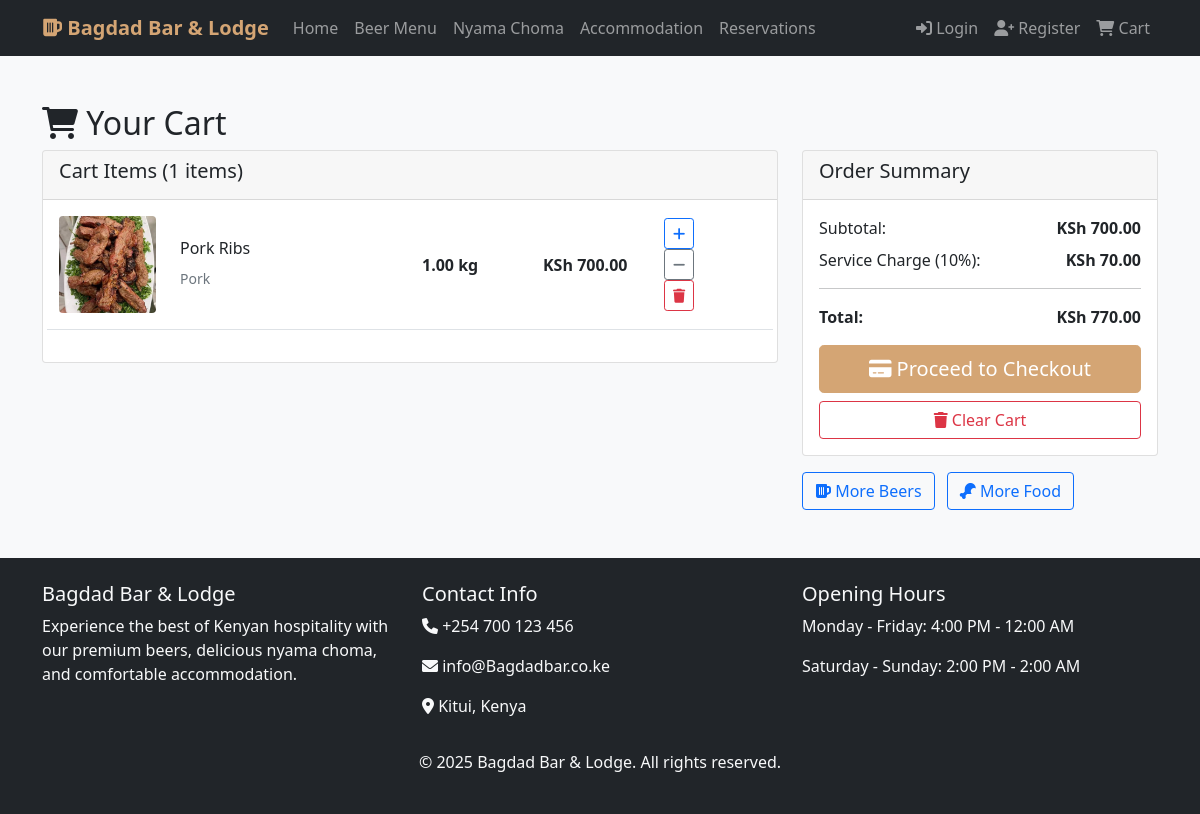
Screenshot of /orders/cart/ with the database file from the repository.
### orders/models.py (models this page shows, shortened)
class CartItem(models.Model):
    cart = models.ForeignKey(Cart, related_name='items', on_delete=models.CASCADE)
    beer = models.ForeignKey(Beer, null=True, blank=True, on_delete=models.CASCADE)
    nyama_choma = models.ForeignKey(NyamaChoma, null=True, blank=True, on_delete=models.CASCADE)
    quantity = models.IntegerField(default=1)
    weight_kg = models.DecimalField(max_digits=5, decimal_places=2, null=True, blank=True)
    notes = models.TextField(blank=True)
    created_at = models.DateTimeField(auto_now_add=True)
    def get_item_name(self):
        if self.beer:
            return f"{self.beer.brand} {self.beer.name}"
        elif self.nyama_choma:
            return self.nyama_choma.name
        return "Unknown Item"
    def get_total_price(self):
        if self.beer:
            return self.beer.price * self.quantity
        elif self.nyama_choma:
            return self.nyama_choma.price_per_kg * (self.weight_kg or Decimal('0'))
        return Decimal('0')

### bar_app/models.py (models this page shows, shortened)
class NyamaChoma(models.Model):
    MEAT_TYPES = [
        ('beef', 'Beef'),
        ('goat', 'Goat'),
        ('chicken', 'Chicken'),
        ('pork', 'Pork'),
        ('fish', 'Fish'),
        ('mutton', 'Mutton'),
    ]
    name = models.CharField(max_length=100)
    meat_type = models.CharField(max_length=20, choices=MEAT_TYPES)
    price_per_kg = models.DecimalField(max_digits=8, decimal_places=2)
    description = models.TextField()
    image = models.ImageField(upload_to='nyama_choma/', blank=True)
    available = models.BooleanField(default=True)
    spice_level = models.IntegerField(choices=[(i, i) for i in range(1, 6)], default=3)
    class Meta:
        ordering = ['name']

### orders/views.py (the view)
# urls.py: path('cart/', views.view_cart, name='view_cart'),
def view_cart(request):
    cart = get_or_create_cart(request)
    cart_items = cart.items.all()
    subtotal = cart.get_total_price()
    service_charge = subtotal * Decimal('0.1')  # 10% service charge using Decimal
    total_price = subtotal + service_charge
    context = {
        'cart': cart,
        'cart_items': cart_items,
        'subtotal': subtotal,
        'service_charge': service_charge,
        'total_price': total_price,
        'total_items': cart.get_total_items(),
    }
    return render(request, 'orders/cart.html', context)

### orders/models.py (called while the page is built)
    def get_total_price(self):
        total = Decimal('0')
        for item in self.items.all():
            total += item.get_total_price()
        return total

    def get_total_items(self):
        return sum(item.quantity for item in self.items.all())

### orders/views.py (called while the page is built)
def get_or_create_cart(request):
    if request.user.is_authenticated:
        cart, created = Cart.objects.get_or_create(user=request.user)
    else:
        if not request.session.session_key:
            request.session.create()
        cart, created = Cart.objects.get_or_create(session_key=request.session.session_key)
    return cart

### templates/orders/cart.html (shortened to what this page needs)
{% extends 'base.html' %}
{% block content %}
<div class="container my-5">
    <h2><i class="fas fa-shopping-cart"></i> Your Cart</h2>
    {% if cart_items %}
        <div class="row">
            <div class="col-md-8">
                <div class="card">
                    <div class="card-header">
                        <h5>Cart Items ({{ total_items }} items)</h5>
                    </div>
                    <div class="card-body">
                        {% for item in cart_items %}
                        <div class="row align-items-center mb-3 pb-3 border-bottom">
                            <div class="col-md-2">
                                {% if item.beer and item.beer.image %}
                                    <img src="{{ item.beer.image.url }}" class="img-fluid rounded" alt="{{ item.get_item_name }}">
                                {% elif item.nyama_choma and item.nyama_choma.image %}
                                    <img src="{{ item.nyama_choma.image.url }}" class="img-fluid rounded" alt="{{ item.get_item_name }}">
                                {% else %}
                                    <div class="bg-light rounded d-flex align-items-center justify-content-center" style="height: 60px;">
                                        <i class="fas fa-{% if item.beer %}beer{% else %}drumstick-bite{% endif %} fa-2x text-muted"></i>
                                    </div>
                                {% endif %}
                            </div>
                            <div class="col-md-4">
                                <h6>{{ item.get_item_name }}</h6>
                                {% if item.beer %}
                                    <small class="text-muted">{{ item.beer.get_beer_type_display }} • {{ item.beer.alcohol_content }}% ABV</small>
                                {% elif item.nyama_choma %}
                                    <small class="text-muted">{{ item.nyama_choma.get_meat_type_display }}</small>
                                {% endif %}
                            </div>
                            <div class="col-md-2">
                                {% if item.beer %}
                                    <strong>{{ item.quantity }} pcs</strong>
                                {% elif item.nyama_choma %}
                                    <strong>{{ item.weight_kg }} kg</strong>
                                {% endif %}
                            </div>
                            <div class="col-md-2">
                                <strong>KSh {{ item.get_total_price|floatformat:2 }}</strong>
                            </div>
                            <div class="col-md-2">
                                <div class="btn-group-vertical btn-group-sm">
                                    <form method="post" action="{% url 'orders:update_cart_item' item.id %}" class="d-inline">
                                        <button type="submit" class="btn btn-outline-primary btn-sm">
                                            <i class="fas fa-plus"></i>
                                        </button>
                                    </form>
                                    <form method="post" action="{% url 'orders:update_cart_item' item.id %}" class="d-inline">
                                        <button type="submit" class="btn btn-outline-secondary btn-sm">
                                            <i class="fas fa-minus"></i>
                                        </button>
                                    </form>
                                    <form method="post" action="{% url 'orders:update_cart_item' item.id %}" class="d-inline">
                                        <button type="submit" class="btn btn-outline-danger btn-sm" onclick="return confirm('Remove this item?')">
                                            <i class="fas fa-trash"></i>
                                        </button>
                                    </form>
                                </div>
                            </div>
                        </div>
                        {% endfor %}
                    </div>
                </div>
            </div>
            <div class="col-md-4">
                <div class="card">
                    <div class="card-header">
                        <h5>Order Summary</h5>
                    </div>
                    <div class="card-body">
                        <div class="d-flex justify-content-between mb-2">
                            <span>Subtotal:</span>
                            <strong>KSh {{ subtotal|floatformat:2 }}</strong>
                        </div>
                        <div class="d-flex justify-content-between mb-2">
                            <span>Service Charge (10%):</span>
                            <strong>KSh {{ service_charge|floatformat:2 }}</strong>
                        </div>
                        <hr>
                        <div class="d-flex justify-content-between mb-3">
                            <strong>Total:</strong>
                            <strong>KSh {{ total_price|floatformat:2 }}</strong>
                        </div>
                        <div class="d-grid gap-2">
                            <a href="{% url 'orders:checkout' %}" class="btn btn-primary btn-lg">
                                <i class="fas fa-credit-card"></i> Proceed to Checkout
                            </a>
                            <a href="{% url 'orders:clear_cart' %}" class="btn btn-outline-danger" onclick="return confirm('Clear entire cart?')">
                                <i class="fas fa-trash"></i> Clear Cart
                            </a>
                        </div>
                    </div>
                </div>
                <div class="mt-3">
                    <a href="{% url 'bar_app:beer_menu' %}" class="btn btn-outline-primary me-2">
                        <i class="fas fa-beer"></i> More Beers
                    </a>
                    <a href="{% url 'bar_app:nyama_menu' %}" class="btn btn-outline-primary">
                        <i class="fas fa-drumstick-bite"></i> More Food
                    </a>
                </div>
            </div>
        </div>
    {% endif %}
</div>
{% endblock %}

### templates/base.html (style rules this page uses)
.btn-primary { background-color: #d4a574; border-color: #d4a574; }
body { background-color: #f8f9fa; }

### rows the page displays
CartItem: nyama_choma.image (picture), get_item_name "Pork Ribs", nyama_choma.meat_type "Pork", weight_kg "1.00", get_total_price "700.00"

### other values shown
{{ total_items }} "1"
{{ subtotal|floatformat:2 }} "700.00"
{{ service_charge|floatformat:2 }} "70.00"
{{ total_price|floatformat:2 }} "770.00"
